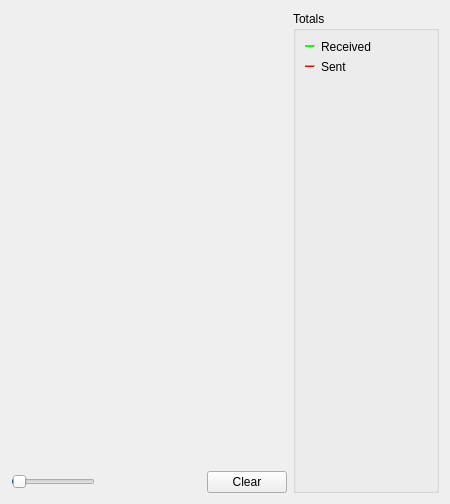
     <widget class="QWidget" name="tab_nettraffic">
      <attribute name="title">
       <string>Network Traffic</string>
      </attribute>
      <layout class="QHBoxLayout" name="horizontalLayout_3">
       <item>
        <layout class="QVBoxLayout" name="verticalLayout_4">
         <item>
          <widget class="TrafficGraphWidget" name="trafficGraph" native="true">
           <property name="sizePolicy">
            <sizepolicy hsizetype="Expanding" vsizetype="Expanding">
             <horstretch>0</horstretch>
             <verstretch>0</verstretch>
            </sizepolicy>
           </property>
          </widget>
         </item>
         <item>
          <layout class="QHBoxLayout" name="horizontalLayout_2">
           <item>
            <widget class="QSlider" name="sldGraphRange">
             <property name="minimum">
              <number>1</number>
             </property>
             <property name="maximum">
              <number>288</number>
             </property>
             <property name="pageStep">
              <number>12</number>
             </property>
             <property name="value">
              <number>6</number>
             </property>
             <property name="orientation">
              <enum>Qt::Horizontal</enum>
             </property>
            </widget>
           </item>
           <item>
            <widget class="QLabel" name="lblGraphRange">
             <property name="minimumSize">
              <size>
               <width>100</width>
               <height>0</height>
              </size>
             </property>
             <property name="alignment">
              <set>Qt::AlignCenter</set>
             </property>
            </widget>
           </item>
           <item>
            <widget class="QPushButton" name="btnClearTrafficGraph">
             <property name="text">
              <string>Clear</string>
             </property>
             <property name="autoDefault">
              <bool>false</bool>
             </property>
            </widget>
           </item>
          </layout>
         </item>
        </layout>
       </item>
       <item>
        <layout class="QVBoxLayout" name="verticalLayout">
         <item>
          <widget class="QGroupBox" name="groupBox">
           <property name="title">
            <string>Totals</string>
           </property>
           <layout class="QVBoxLayout" name="verticalLayout_5">
            <item>
             <layout class="QHBoxLayout" name="horizontalLayout_4">
              <item>
               <widget class="Line" name="line">
                <property name="sizePolicy">
                 <sizepolicy hsizetype="Fixed" vsizetype="Fixed">
                  <horstretch>0</horstretch>
                  <verstretch>0</verstretch>
                 </sizepolicy>
                </property>
                <property name="minimumSize">
                 <size>
                  <width>10</width>
                  <height>0</height>
                 </size>
                </property>
                <property name="palette">
                 <palette>
                  <active>
                   <colorrole role="Light">
                    <brush brushstyle="SolidPattern">
                     <color alpha="255">
                      <red>0</red>
                      <green>255</green>
                      <blue>0</blue>
                     </color>
                    </brush>
                   </colorrole>
                  </active>
                  <inactive>
                   <colorrole role="Light">
                    <brush brushstyle="SolidPattern">
                     <color alpha="255">
                      <red>0</red>
                      <green>255</green>
                      <blue>0</blue>
                     </color>
                    </brush>
                   </colorrole>
                  </inactive>
                  <disabled>
                   <colorrole role="Light">
                    <brush brushstyle="SolidPattern">
                     <color alpha="255">
                      <red>0</red>
                      <green>255</green>
                      <blue>0</blue>
                     </color>
                    </brush>
                   </colorrole>
                  </disabled>
                 </palette>
                </property>
                <property name="orientation">
                 <enum>Qt::Horizontal</enum>
                </property>
               </widget>
              </item>
              <item>
               <widget class="QLabel" name="label_16">
                <property name="text">
                 <string>Received</string>
                </property>
               </widget>
              </item>
              <item>
               <widget class="QLabel" name="lblBytesIn">
                <property name="minimumSize">
                 <size>
                  <width>50</width>
                  <height>0</height>
                 </size>
                </property>
                <property name="alignment">
                 <set>Qt::AlignRight|Qt::AlignTrailing|Qt::AlignVCenter</set>
                </property>
               </widget>
              </item>
             </layout>
            </item>
            <item>
             <layout class="QHBoxLayout" name="horizontalLayout_5">
              <item>
               <widget class="Line" name="line_2">
                <property name="sizePolicy">
                 <sizepolicy hsizetype="Fixed" vsizetype="Fixed">
                  <horstretch>0</horstretch>
                  <verstretch>0</verstretch>
                 </sizepolicy>
                </property>
                <property name="minimumSize">
                 <size>
                  <width>10</width>
                  <height>0</height>
                 </size>
                </property>
                <property name="palette">
                 <palette>
                  <active>
                   <colorrole role="Light">
                    <brush brushstyle="SolidPattern">
                     <color alpha="255">
                      <red>255</red>
                      <green>0</green>
                      <blue>0</blue>
                     </color>
                    </brush>
                   </colorrole>
                  </active>
                  <inactive>
                   <colorrole role="Light">
                    <brush brushstyle="SolidPattern">
                     <color alpha="255">
                      <red>255</red>
                      <green>0</green>
                      <blue>0</blue>
                     </color>
                    </brush>
                   </colorrole>
                  </inactive>
                  <disabled>
                   <colorrole role="Light">
                    <brush brushstyle="SolidPattern">
                     <color alpha="255">
                      <red>255</red>
                      <green>0</green>
                      <blue>0</blue>
                     </color>
                    </brush>
                   </colorrole>
                  </disabled>
                 </palette>
                </property>
                <property name="orientation">
                 <enum>Qt::Horizontal</enum>
                </property>
               </widget>
              </item>
              <item>
               <widget class="QLabel" name="label_17">
                <property name="text">
                 <string>Sent</string>
                </property>
               </widget>
              </item>
              <item>
               <widget class="QLabel" name="lblBytesOut">
                <property name="minimumSize">
                 <size>
                  <width>50</width>
                  <height>0</height>
                 </size>
                </property>
                <property name="alignment">
                 <set>Qt::AlignRight|Qt::AlignTrailing|Qt::AlignVCenter</set>
                </property>
               </widget>
              </item>
             </layout>
            </item>
            <item>
             <spacer name="verticalSpacer_4">
              <property name="orientation">
               <enum>Qt::Vertical</enum>
              </property>
              <property name="sizeHint" stdset="0">
               <size>
                <width>20</width>
                <height>407</height>
               </size>
              </property>
             </spacer>
            </item>
           </layout>
          </widget>
         </item>
        </layout>
       </item>
      </layout>
     </widget>
